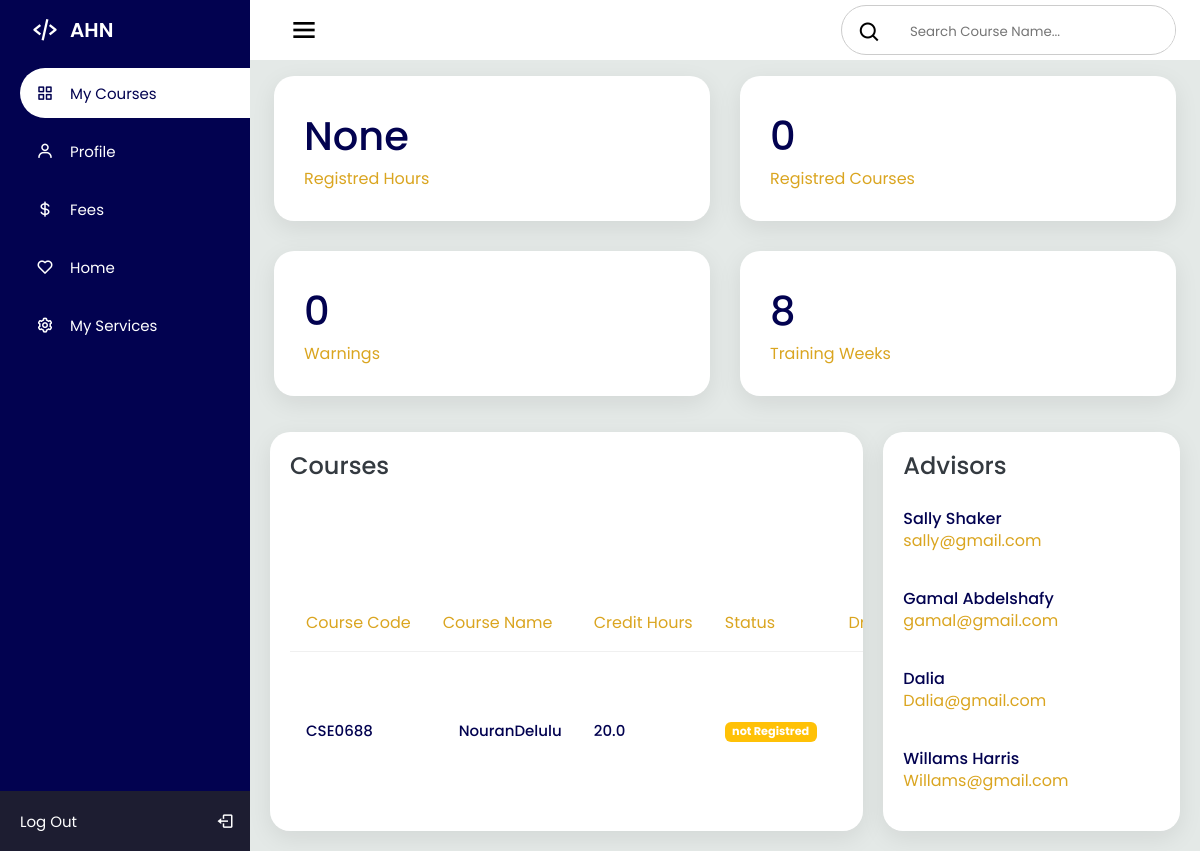
Screenshot of /courses with the database file from the repository.
### AHNapp/models.py (models this page shows)
class Course(models.Model):
    id = models.AutoField(primary_key=True)
    Studentid = models.ForeignKey(Student, on_delete=models.CASCADE, default=0)
    CourseTitle = models.CharField(max_length=200)
    CourseCode = models.CharField(max_length=200)
    CourseWeight = models.FloatField()
    CourseGrade = models.FloatField()
    isReg = models.BooleanField(default=False)

class User(models.Model):
    name = models.CharField(max_length=200)
    password = models.CharField(max_length=200)
    id = models.AutoField(primary_key=True)
    email = models.EmailField(max_length=200)

class Advisor(User):
    position = models.CharField(max_length=200)

class User(models.Model):
    name = models.CharField(max_length=200)
    password = models.CharField(max_length=200)
    id = models.AutoField(primary_key=True)
    email = models.EmailField(max_length=200)

### AHNapp/views.py (the view)
# urls.py: path('courses', views.courses, name='courses'),
def courses(request):
    items = Course.objects.all()
    advisorat = Advisor.objects.all()
    total_weight = Course.objects.all().filter(isReg=True).aggregate(Sum('CourseWeight'))['CourseWeight__sum']
    regis_num = Course.objects.filter(isReg=True).count()
    return render(request, 'courses.html', {'courses': items,'total_weight': total_weight,"regis_num":regis_num,'advisorat':advisorat})

### AHNapp/templates/courses.html (shortened to what this page needs)
<!DOCTYPE html>
<html lang="en">
<head>
  <link rel="stylesheet" href="courses.css">
  <link href='https://unpkg.com/boxicons@2.1.1/css/boxicons.min.css' rel='stylesheet'>
</head>
<body>
  <div class="sidebar">
    <div class="logo_details">
      <i class='bx bx-code-alt'></i>
      <div class="logo_name">
        AHN
      </div>
    </div>
    <ul>
      <li>
        <a href="#" class="active">
          <i class='bx bx-grid-alt'></i>
          <span class="links_name">
            My Courses
          </span>
        </a>
      </li>
      <li>
        <a href="#">
            <i class='bx bx-user'></i>
          <span class="links_name">
            Profile
          </span>
        </a>
      </li>
      <li>
        <a href="fees.html">
          <i class='bx bx-dollar' ></i>
          <span class="links_name">
            Fees
          </span>
        </a>
      </li>
      <li>
        <a href="homepage.html">
          <i class='bx bx-heart'></i>
          <span class="links_name">
            Home
          </span>
        </a>
      </li>
      <li>
        <a href="#">
          <i class='bx bx-cog'></i>
          <span class="links_name">
            My Services
          </span>
        </a>
      </li>
      <li class="login">
        <a href="index.html">
          <span class="links_name login_out">
            Log Out
          </span>
          <i class='bx bx-log-out' id="log_out"></i>
        </a>
      </li>
    </ul>
  </div>
  <section class="home_section">
    <div class="topbar">
      <div class="toggle">
        <i class='bx bx-menu' id="btn"></i>
      </div>
      <div class="search_wrapper">
        <label>
          <span>
            <i class='bx bx-search'></i>
          </span>
          <input type="search" placeholder="Search Course Name...">
        </label>
      </div>
    </div>
    <div class="card-boxes">
      <div class="box">
        <div class="right_side">
          <div class="numbers">{{total_weight}}</div>
          <div class="box_topic">Registred Hours </div>
        </div>
      </div>
      <div class="box">
        <div class="right_side">
          <div class="numbers">{{regis_num}}</div>
          <div class="box_topic">Registred Courses</div>
        </div>
      </div>
      <div class="box">
        <div class="right_side">
          <div class="numbers">0</div>
          <div class="box_topic">Warnings</div>
        </div>
      </div>
      <div class="box">
        <div class="right_side">
          <div class="numbers">8</div>
          <div class="box_topic">Training Weeks</div>
        </div>
      </div>
    </div>
    <div class="details">
      <div class="Course_name">
        <div class="card_header">
          <h2>Courses</h2>
        </div>
        <table>
          <thead>
            <tr>
              <td>Course Code</td>
              <td>Course Name</td>
              <td>Credit Hours</td>
              <td>Status</td>
              <td>Drop Request</td>
            </tr>
          </thead>
          <tbody>
            {% for course in courses %}
            <tr>
              <td>{{course.CourseCode}}</td>
              <td>{{course.CourseTitle}}</td>
              <td>{{course.CourseWeight}}</td>
              <td>
              {%if course.isReg %}
                {% if course.CourseGrade > 0.00 %}
                  <span class="badge bg_seccuss">
                    {{course.CourseGrade}}
                  </span>
                {% else %}
                  <span class="badge bg_seccuss">
                    Registred
                  </span>
                {% endif %}
              {% else %}
                <span class="badge bg_notReg">
                  not Registred
                </span>
              {% endif %}
              </td>
              <td>
              </td>
            </tr>
          {% endfor %}
          </tbody>
        </table>
      </div>
      <div class="Tutors_name">
        <div class="card_header">
          <h2>Advisors</h2>
        </div>
        <table>
          <tbody>
            {% for advisor in advisorat %}
            <tr>
              <td>
                <h4>{{advisor.name}}</h4>
                <span>{{advisor.email}}</span>
              </td>
            </tr>
            {% endfor %}
              <td>
                <h4>Willams Harris</h4>
                <span>Willams@gmail.com</span>
              </td>
          </tbody>
        </table>
      </div>
    </div>
  </section>
</body>
</html>

### rows the page displays
Course: CourseCode "CSE0688", CourseTitle "NouranDelulu", CourseWeight "20.0", isReg "not Registred"
Advisor: name "Sally Shaker", email "sally@gmail.com"
Advisor: name "Gamal Abdelshafy", email "gamal@gmail.com"
Advisor: name "Dalia", email "Dalia@gmail.com"

### other values shown
{{ total_weight }} "None"
{{ regis_num }} "0"
